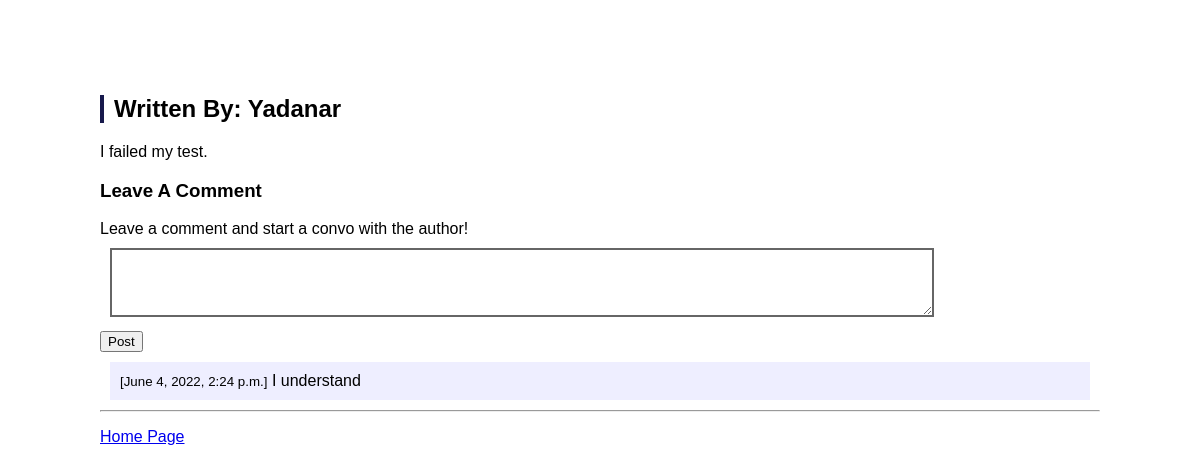
Page /2/ on the committed database.
### hack/models.py (models this page shows, shortened)
class Article(models.Model): #One class definition means a table in the database
    title=models.CharField(max_length=200, default="")
    body=models.TextField()
    like=models.IntegerField(default=0)

class Comment(models.Model):
    text = models.TextField()
    posted_at = models.DateTimeField(default=timezone.now)
    article = models.ForeignKey(Article, related_name='comments', on_delete=models.CASCADE)

### hack/views.py (the view)
# urls.py: path('<int:article_id>/',views.detail,name="detail"),
def detail(request, article_id):
    try:
        article=Article.objects.get(pk=article_id)
    except Article.DoesNotExist:
        raise Http404("Review does not exist")
    if request.method=='POST':
        comment=Comment(article=article, text=request.POST['text'])
        comment.save()
    context ={
        "article" : article, #red article represents the one seen in html. blue one represents its value
        "comments":article.comments.order_by('-posted_at')
    }
    return render(request,'hack/page2.html',context)

### hack/templates/hack/page2.html (shortened to what this page needs)
<!DOCTYPE html>
{% load static %}
<html>
  <head>
    <meta charset="UTF-8"></head>
    <link href="{% static 'hack/index.css' %}" type="text/css" rel="stylesheet">
  <body>
    <h2>Written By: {{ article.title }}</h2>
    <div>
      {{ article.body | linebreaksbr }}
    </div>
    <h3>Leave A Comment</h3>
    <form action="{% url 'detail' article.id %}" method="post">
      <div>
        <label for="textInput">Leave a comment and start a convo with the author!</label>
        <br>
        <textarea id="textInput" name="text" rows="3"></textarea>
      </div>
      <div>
        <button type="submit">Post</button>
      </div>
    </form>
    {% if comments %}
    {% for comment in comments %}
    <div class="text">
      <small>[{{ comment.posted_at }}]</small>
      <span>
        {{ comment.text | linebreaksbr }}
      </span>
    </div>
    {% endfor %}
    {% else %}
    <p>No comment.</p>
    {% endif %}
    <hr>
    <p>
      <a href="{% url 'index' %}">Home Page</a>
    </p>
  </body>
</html>

### hack/static/hack/index.css (style rules this page uses)
body { font-family: 'Montserrat', sans-serif; margin: 50px 50px 50px 50px; padding: 25px 50px 50px 50px; position:center; }
h2 { padding: 0px 10px 0px 10px; border-left: solid 4px #17194c; }
#textInput { margin: 10px; padding: 10px; border: solid 2px#666666; width: 80%; }
.text { margin: 10px; padding: 10px; background-color: #eeeeff; }

### rows in the picture
Article: title "Yadanar", body "I failed my test."
Comment: posted_at "June 4, 2022, 2:24 p.m.", text "I understand"
